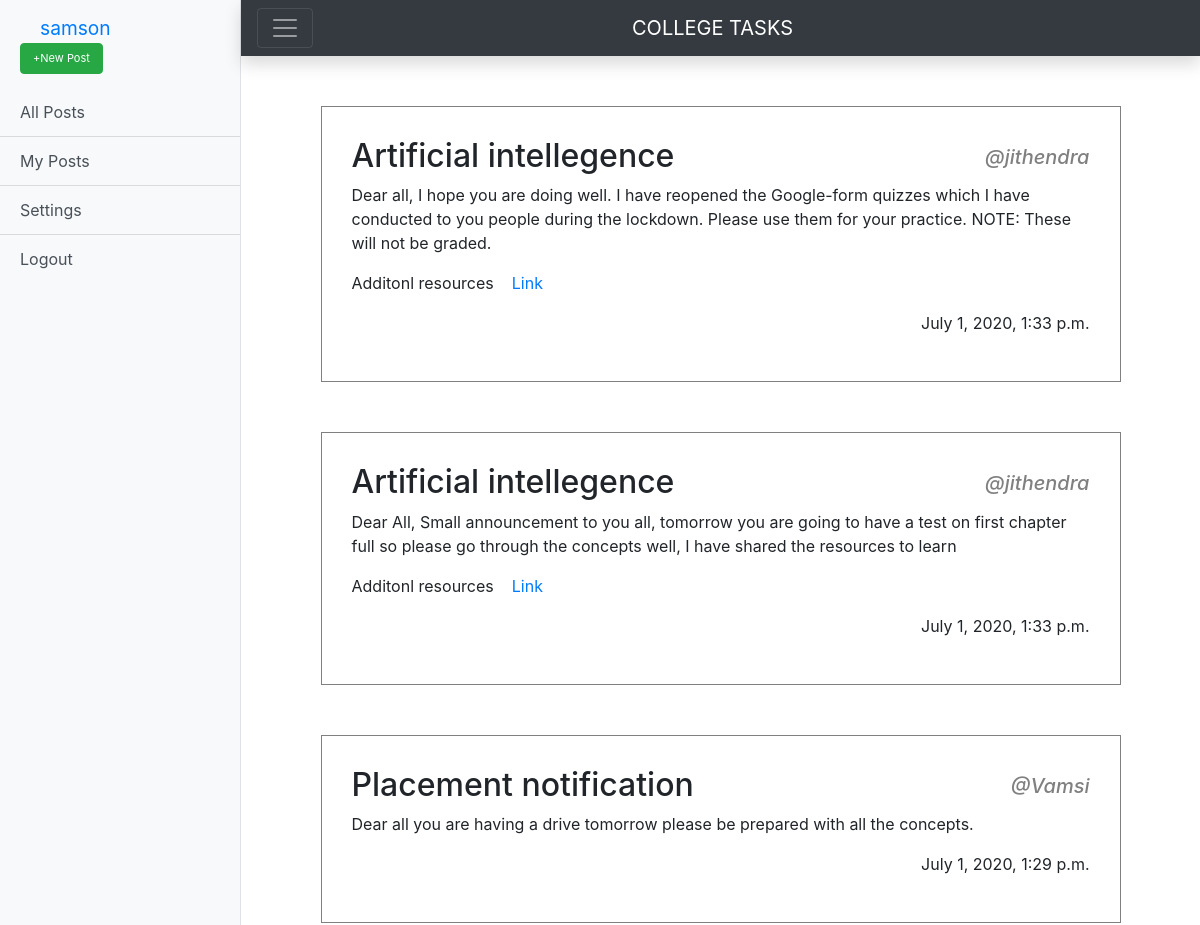
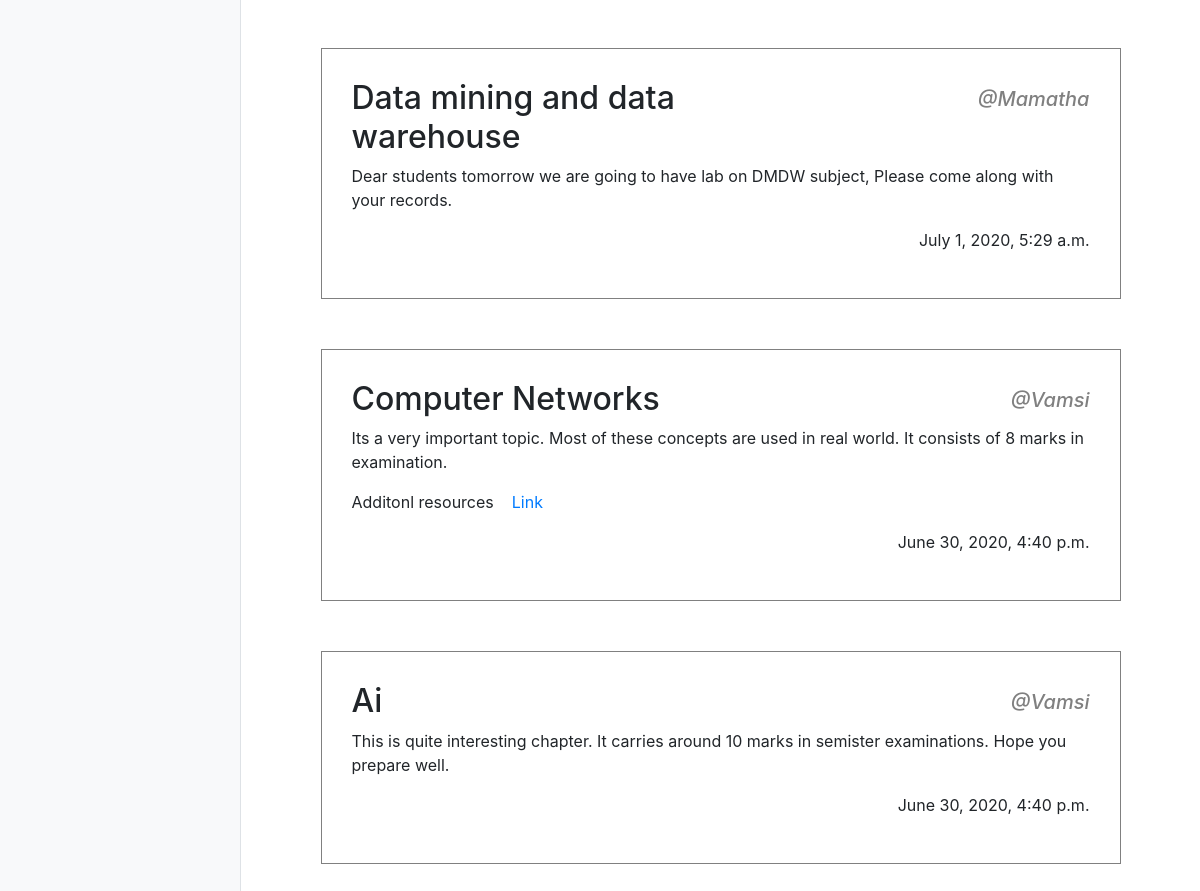
Page /viewPosts (signed in) on the committed database (2 pictures, top to bottom).
### myapp/models.py (models this page shows, shortened)
class Post(models.Model):
	subject = models.CharField(max_length = 100)
	topic = models.CharField(max_length = 100, blank = True)
	description = models.TextField(max_length = 250)
	author = models.CharField(max_length = 25)
	links = models.CharField(max_length = 500, blank = True)
	branch = models.CharField(max_length = 20, choices = branches, default = 'GLOBAL')
	year = models.CharField(max_length = 20, choices = yearChoices, default = 'All Years')
	sections = models.CharField(max_length = 20, choices = sectionChoices, default = 'All Years')
	date_posted = models.DateTimeField(auto_now=True)
	time_posted = models.TimeField(auto_now=True)

### myapp/views.py (the view)
# urls.py: path('viewPosts', views.viewPosts, name = "viewPosts"),
@login_required(login_url='/login/')
def viewPosts(request):
	if request.user.is_superuser:
		postObj = Post.objects.all().order_by('-date_posted', 'time_posted')
		return render(request, 'files/Posts.html', {'PostData' : postObj})
	else:
		postObj = Post.objects.filter(branch = "GLOBAL").order_by('-date_posted', 'time_posted')
		obj = Post.objects.all().order_by('-date_posted', 'time_posted')
		userData = Student.objects.all().filter(user = request.user)
		return render(request, 'files/Posts.html', {'PostData' : postObj,'userData' : userData})

### myapp/Templates/Files/Posts.html (shortened to what this page needs)
<!DOCTYPE html>
<html lang="en">
<head>
    <link rel="stylesheet" href="https://stackpath.bootstrapcdn.com/bootstrap/4.5.0/css/bootstrap.min.css">
    <link rel="stylesheet" href="path/to/font-awesome/css/font-awesome.min.css">
</head>
<body>
    <div class="d-flex" id="wrapper">
        <div class="bg-light border-right" id="sidebar-wrapper">
            {% if request.user.is_superuser %}
                <div class="sidebar-heading"><a class="sidebar-heading" href="/userProfile">{{ request.user }} <span class="sr-only">(current)</span></a> &nbsp &nbsp <a href="post"><button class="button btn btn-success">+New Post</button></div></a>
            {% else %}
                <div class="sidebar-heading">{{ request.user }}</div>
            {% endif %}
            <div class="list-group list-group-flush">
                {% if request.user.is_superuser %}
                    <a href="allPosts" class="list-group-item list-group-item-action bg-light">All Posts</a>
                    <a href="myPosts" class="list-group-item list-group-item-action bg-light">My Posts</a>
                {% endif %}
                <a class="list-group-item list-group-item-action bg-light" href="#" id="navbarDropdown" role="button" data-toggle="dropdown" aria-haspopup="true" aria-expanded="false">Settings
                </a>
                <a class="list-group-item list-group-item-action bg-light" href="/logout">Logout</a>
            </div>
        </div>
        <div id="page-content-wrapper">
            <nav class="navbar navbar-dark bg-dark shadow" style="text-align: center;">
                <button class="navbar-toggler" id="menu-toggle" aria-expanded="false"><span class="navbar-toggler-icon"></span></button>
                <a class="navbar-brand" href="#">COLLEGE TASKS</a>
            </nav>
            <div class="container">
                {% for data in PostData %}
                    <div class="container box ">
                        <div class="row">
                            <div class="col">
                                <h2>{{ data.subject }}</h2>
                            </div>
                            <div class="col ml-auto">
                                <h5 style="text-align: end;margin-top: 8px;color: grey;"><i>@{{ data.author }}</h5></i>
                            </div>
                        </div>
                        {% if data.description %}
                            <div class="row">
                                <div class="col">
                                    <p>{{ data.description }}</p>
                                </div>
                            </div>
                        {% endif %}
                        {% if data.links %}
                            <div class="row">
                                <div class="col">
                                    <p>Additonl resources &nbsp &nbsp<a href="{{ data.links }}">Link</a></p>
                                </div>
                            </div>
                        {% endif %}
                        <div class="row">
                            <div class="col ml-auto" style="text-align: end">
                                <p>{{ data.date_posted }}</p>
                            </div>
                        </div>
                    </div>
                {% endfor %}
            </div>
        </div>
    </div>
</body>
</html>

### myapp/Templates/Files/Posts.html (style rules this page uses)
#wrapper { overflow-x: hidden; }
#sidebar-wrapper { min-height: 100vh; margin-left: -15rem; -webkit-transition: margin .25s ease-out; -moz-transition: margin .25s ease-out; -o-transition: margin .25s ease-out; transition: margin .25s ease-out; }
#sidebar-wrapper .sidebar-heading { padding: 0.875rem 1.25rem; font-size: 1.2rem; }
#sidebar-wrapper .list-group { width: 15rem; }
#page-content-wrapper { min-width: 100vw; }
@media (min-width: 768px) { #sidebar-wrapper { margin-left: 0; } }
@media (min-width: 768px) { #page-content-wrapper { min-width: 0; width: 100%; } }
.box { border: 1px solid grey; max-width: 800px; margin-top: 50px; margin-bottom: 50px; padding: 30px; background-color: white; }
.button { max-width: 100px; max-height: 50px; font-size: 11px; }

### rows in the picture
Post: subject "Artificial intellegence", author "jithendra", description "Dear all, I hope you are doing well. I have reopened the Google-form quizzes which I have conducted to you people during the lockdown. Please use them for your practice. NOTE: These will not be graded.", date_posted "July 1, 2020, 1:33 p.m."
Post: subject "Artificial intellegence", author "jithendra", description "Dear All, Small announcement to you all, tomorrow you are going to have a test on first chapter full so please go through the concepts well, I have shared the resources to learn", date_posted "July 1, 2020, 1:33 p.m."
Post: subject "Placement notification", author "Vamsi", description "Dear all you are having a drive tomorrow please be prepared with all the concepts.", date_posted "July 1, 2020, 1:29 p.m."
Post: subject "Data mining and data warehouse", author "Mamatha", description "Dear students tomorrow we are going to have lab on DMDW subject, Please come along with your records.", date_posted "July 1, 2020, 5:29 a.m."
Post: subject "Computer Networks", author "Vamsi", description "Its a very important topic. Most of these concepts are used in real world. It consists of 8 marks in examination.", date_posted "June 30, 2020, 4:40 p.m."
Post: subject "Ai", author "Vamsi", description "This is quite interesting chapter. It carries around 10 marks in semister examinations. Hope you prepare well.", date_posted "June 30, 2020, 4:40 p.m."

### other values in the picture
{{ request.user }} "samson"
